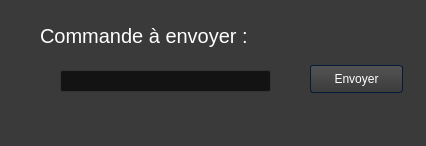
<?xml version="1.0" encoding="UTF-8"?>
<ui version="4.0">
 <class>EnvoiCommande</class>
 <widget class="QMainWindow" name="EnvoiCommande">
  <property name="geometry">
   <rect>
    <x>0</x>
    <y>0</y>
    <width>426</width>
    <height>146</height>
   </rect>
  </property>
  <property name="windowTitle">
   <string>MainWindow</string>
  </property>
  <property name="styleSheet">
   <string notr="true">QWidget
{
	background-color: #3a3a3a;
	color: #fff;
	selection-background-color: #b78620;
	selection-color: #000;

}


/*-----QLabel-----*/
QLabel
{
	background-color: transparent;
	color: #fff;

}


/*-----QMenuBar-----*/
QMenuBar 
{
	background-color: qlineargradient(spread:repeat, x1:1, y1:0, x2:1, y2:1, stop:0 rgba(57, 57, 57, 255),stop:1 rgba(50, 50, 50, 255));
	border: 1px solid #000;
	color: #fff;

}


QMenuBar::item 
{
	background-color: transparent;

}


QMenuBar::item:selected 
{
	background-color: rgba(183, 134, 32, 20%);
	border: 1px solid #b78620;
	color: #fff;

}


QMenuBar::item:pressed 
{
	background-color: rgb(183, 134, 32);
	border: 1px solid #b78620;
	color: #fff;

}


/*-----QMenu-----*/
QMenu
{
    background-color: qlineargradient(spread:repeat, x1:1, y1:0, x2:1, y2:1, stop:0 rgba(57, 57, 57, 255),stop:1 rgba(50, 50, 50, 255));
    border: 1px solid #222;
    padding: 4px;
	color: #fff;

}


QMenu::item
{
    background-color: transparent;
    padding: 2px 20px 2px 20px;

}


QMenu::separator
{
   	background-color: rgb(183, 134, 32);
	height: 1px;

}


QMenu::item:disabled
{
    color: #555;
    background-color: transparent;
    padding: 2px 20px 2px 20px;

}


QMenu::item:selected
{
	background-color: rgba(183, 134, 32, 20%);
	border: 1px solid #b78620;
	color: #fff;

}


/*-----QToolBar-----*/
QToolBar
{
	background-color: qlineargradient(spread:repeat, x1:1, y1:0, x2:1, y2:1, stop:0 rgba(69, 69, 69, 255),stop:1 rgba(58, 58, 58, 255));
	border-top: none;
	border-bottom: 1px solid #4f4f4f;
	border-left: 1px solid #4f4f4f;
	border-right: 1px solid #4f4f4f;

}


QToolBar::separator
{
	background-color: #2e2e2e;
	width: 1px;

}


/*-----QToolButton-----*/
QToolButton 
{
	background-color: transparent;
	color: #fff;
	padding: 5px;
	padding-left: 8px;
	padding-right: 8px;
	margin-left: 1px;
}


QToolButton:hover
{
	background-color: rgba(183, 134, 32, 20%);
	border: 1px solid #b78620;
	color: #fff;
	
}


QToolButton:pressed
{
	background-color: qlineargradient(spread:repeat, x1:1, y1:0, x2:1, y2:1, stop:0 rgba(57, 57, 57, 255),stop:1 rgba(50, 50, 50, 255));
	border: 1px solid #b78620;

}


QToolButton:checked
{
	background-color: qlineargradient(spread:repeat, x1:1, y1:0, x2:1, y2:1, stop:0 rgba(57, 57, 57, 255),stop:1 rgba(50, 50, 50, 255));
	border: 1px solid #222;
}


/*-----QPushButton-----*/
QPushButton
{
	background-color: qlineargradient(spread:repeat, x1:1, y1:0, x2:1, y2:1, stop:0 rgba(84, 84, 84, 255),stop:1 rgba(59, 59, 59, 255));
	color: #ffffff;
	min-width: 80px;
	border-style: solid;
	border-width: 1px;
	border-radius: 3px;
	border-color: #051a39;
	padding: 5px;

}


QPushButton::flat
{
	background-color: transparent;
	border: none;
	color: #fff;

}


QPushButton::disabled
{
	background-color: #404040;
	color: #656565;
	border-color: #051a39;

}


QPushButton::hover
{
	background-color: rgba(183, 134, 32, 20%);
	border: 1px solid #b78620;

}


QPushButton::pressed
{
	background-color: qlineargradient(spread:repeat, x1:1, y1:0, x2:1, y2:1, stop:0 rgba(74, 74, 74, 255),stop:1 rgba(49, 49, 49, 255));
	border: 1px solid #b78620;

}


QPushButton::checked
{
	background-color: qlineargradient(spread:repeat, x1:1, y1:0, x2:1, y2:1, stop:0 rgba(74, 74, 74, 255),stop:1 rgba(49, 49, 49, 255));
	border: 1px solid #222;

}


/*-----QLineEdit-----*/
QLineEdit
{
	background-color: #131313;
	color : #eee;
	border: 1px solid #343434;
	border-radius: 2px;
	padding: 3px;
	padding-left: 5px;

}


/*-----QPlainTExtEdit-----*/
QPlainTextEdit
{
	background-color: #131313;
	color : #eee;
	border: 1px solid #343434;
	border-radius: 2px;
	padding: 3px;
	padding-left: 5px;

}


/*-----QTabBar-----*/
QTabBar::tab
{
	background-color: qlineargradient(spread:repeat, x1:1, y1:0, x2:1, y2:1, stop:0 rgba(84, 84, 84, 255),stop:1 rgba(59, 59, 59, 255));
	color: #ffffff;
	border-style: solid;
	border-width: 1px;
	border-color: #666;
	border-bottom: none;
	padding: 5px;
	padding-left: 15px;
	padding-right: 15px;

}


QTabWidget::pane 
{
	background-color: red;
	border: 1px solid #666;
	top: 1px;

}


QTabBar::tab:last
{
	margin-right: 0; 

}


QTabBar::tab:first:!selected
{
	background-color: #0c0c0d;
	margin-left: 0px;

}


QTabBar::tab:!selected
{
	color: #b1b1b1;
	border-bottom-style: solid;
	background-color: #0c0c0d;

}


QTabBar::tab:selected
{
	margin-bottom: 0px;

}


QTabBar::tab:!selected:hover
{
	border-top-color: #b78620;

}


/*-----QComboBox-----*/
QComboBox
{
    background-color: qlineargradient(spread:repeat, x1:1, y1:0, x2:1, y2:1, stop:0 rgba(84, 84, 84, 255),stop:1 rgba(59, 59, 59, 255));
    border: 1px solid #000;
    padding-left: 6px;
    color: #ffffff;
    height: 20px;

}


QComboBox::disabled
{
	background-color: #404040;
	color: #656565;
	border-color: #051a39;

}


QComboBox:on
{
    background-color: #b78620;
	color: #000;

}


QComboBox QAbstractItemView
{
    background-color: #383838;
    color: #ffffff;
    border: 1px solid black;
    selection-background-color: #b78620;
    outline: 0;

}


QComboBox::drop-down
{
	background-color: qlineargradient(spread:repeat, x1:1, y1:0, x2:1, y2:1, stop:0 rgba(57, 57, 57, 255),stop:1 rgba(50, 50, 50, 255));
    subcontrol-origin: padding;
    subcontrol-position: top right;
    width: 15px;
    border-left-width: 1px;
    border-left-color: black;
    border-left-style: solid; 

}


QComboBox::down-arrow
{
    image: url(://arrow-down.png);
    width: 8px;
    height: 8px;
}


/*-----QSpinBox &amp; QDateTimeEdit-----*/
QSpinBox,
QDateTimeEdit 
{
    background-color: #131313;
	color : #eee;
	border: 1px solid #343434;
	padding: 3px;
	padding-left: 5px;
    border-radius : 2px;

}


QSpinBox::up-button, 
QDateTimeEdit::up-button
{
	border-top-right-radius:2px;
	background-color: #777777;
    width: 16px; 
    border-width: 1px;

}


QSpinBox::up-button:hover, 
QDateTimeEdit::up-button:hover
{
	background-color: #585858;

}


QSpinBox::up-button:pressed, 
QDateTimeEdit::up-button:pressed
{
	background-color: #252525;
    width: 16px; 
    border-width: 1px;

}


QSpinBox::up-arrow,
QDateTimeEdit::up-arrow
{
    image: url(://arrow-up.png);
    width: 7px;
    height: 7px;

}


QSpinBox::down-button, 
QDateTimeEdit::down-button
{
	border-bottom-right-radius:2px;
	background-color: #777777;
    width: 16px; 
    border-width: 1px;

}


QSpinBox::down-button:hover, 
QDateTimeEdit::down-button:hover
{
	background-color: #585858;

}


QSpinBox::down-button:pressed, 
QDateTimeEdit::down-button:pressed
{
	background-color: #252525;
    width: 16px; 
    border-width: 1px;

}


QSpinBox::down-arrow,
QDateTimeEdit::down-arrow
{
    image: url(://arrow-down.png);
    width: 7px;
    height: 7px;

}


/*-----QGroupBox-----*/
QGroupBox 
{
    border: 1px solid;
    border-color: #666666;
	border-radius: 5px;
    margin-top: 20px;

}


QGroupBox::title  
{
    background-color: transparent;
    color: #eee;
    subcontrol-origin: margin;
    padding: 5px;
	border-top-left-radius: 3px;
	border-top-right-radius: 3px;

}


/*-----QHeaderView-----*/
QHeaderView::section
{
    background-color: qlineargradient(spread:repeat, x1:1, y1:0, x2:1, y2:1, stop:0 rgba(60, 60, 60, 255),stop:1 rgba(50, 50, 50, 255));
	border: 1px solid #000;
    color: #fff;
    text-align: left;
	padding: 4px;
	
}


QHeaderView::section:disabled
{
    background-color: #525251;
    color: #656565;

}


QHeaderView::section:checked
{
    background-color: qlineargradient(spread:repeat, x1:1, y1:0, x2:1, y2:1, stop:0 rgba(60, 60, 60, 255),stop:1 rgba(50, 50, 50, 255));
    color: #fff;

}


QHeaderView::section::vertical::first,
QHeaderView::section::vertical::only-one
{
    border-top: 1px solid #353635;

}


QHeaderView::section::vertical
{
    border-top: 1px solid #353635;

}


QHeaderView::section::horizontal::first,
QHeaderView::section::horizontal::only-one
{
    border-left: 1px solid #353635;

}


QHeaderView::section::horizontal
{
    border-left: 1px solid #353635;

}


QTableCornerButton::section
{
    background-color: qlineargradient(spread:repeat, x1:1, y1:0, x2:1, y2:1, stop:0 rgba(60, 60, 60, 255),stop:1 rgba(50, 50, 50, 255));
	border: 1px solid #000;
    color: #fff;

}


/*-----QTreeWidget-----*/
QTreeView
{
	show-decoration-selected: 1;
	alternate-background-color: #3a3a3a;
	selection-color: #fff;
	background-color: #2d2d2d;
	border: 1px solid gray;
	padding-top : 5px;
	color: #fff;
	font: 8pt;

}


QTreeView::item:selected
{
	color:#fff;
	background-color: #b78620;
	border-radius: 0px;

}


QTreeView::item:!selected:hover
{
    background-color: #262626;
    border: none;
    color: white;

}


QTreeView::branch:has-children:!has-siblings:closed,
QTreeView::branch:closed:has-children:has-siblings 
{
	image: url(://tree-closed.png);

}


QTreeView::branch:open:has-children:!has-siblings,
QTreeView::branch:open:has-children:has-siblings  
{
	image: url(://tree-open.png);

}


/*-----QListView-----*/
QListView 
{
	background-color: qlineargradient(spread:repeat, x1:1, y1:0, x2:1, y2:1, stop:0 rgba(83, 83, 83, 255),stop:0.293269 rgba(81, 81, 81, 255),stop:0.634615 rgba(79, 79, 79, 255),stop:1 rgba(83, 83, 83, 255));
    border : none;
    color: white;
    show-decoration-selected: 1; 
    outline: 0;
	border: 1px solid gray;

}


QListView::disabled 
{
	background-color: #656565;
	color: #1b1b1b;
    border: 1px solid #656565;

}


QListView::item 
{
	background-color: #2d2d2d;
    padding: 1px;

}


QListView::item:alternate 
{
    background-color: #3a3a3a;

}


QListView::item:selected 
{
	background-color: #b78620;
	border: 1px solid #b78620;
	color: #fff;

}


QListView::item:selected:!active 
{
	background-color: #b78620;
	border: 1px solid #b78620;
	color: #fff;

}


QListView::item:selected:active 
{
	background-color: #b78620;
	border: 1px solid #b78620;
	color: #fff;

}


QListView::item:hover {
    background-color: #262626;
    border: none;
    color: white;

}


/*-----QCheckBox-----*/
QCheckBox
{
	background-color: transparent;
    color: lightgray;
	border: none;

}


QCheckBox::indicator
{
    background-color: #323232;
    border: 1px solid darkgray;
    width: 12px;
    height: 12px;

}


QCheckBox::indicator:checked
{
    image:url(&quot;./ressources/check.png&quot;);
	background-color: #b78620;
    border: 1px solid #3a546e;

}


QCheckBox::indicator:unchecked:hover
{
	border: 1px solid #b78620; 

}


QCheckBox::disabled
{
	color: #656565;

}


QCheckBox::indicator:disabled
{
	background-color: #656565;
	color: #656565;
    border: 1px solid #656565;

}


/*-----QRadioButton-----*/
QRadioButton 
{
	color: lightgray;
	background-color: transparent;

}


QRadioButton::indicator::unchecked:hover 
{
	background-color: lightgray;
	border: 2px solid #b78620;
	border-radius: 6px;
}


QRadioButton::indicator::checked 
{
	border: 2px solid #b78620;
	border-radius: 6px;
	background-color: rgba(183,134,32,20%);  
	width: 9px; 
	height: 9px; 

}


/*-----QSlider-----*/
QSlider::groove:horizontal 
{
	background-color: transparent;
	height: 3px;

}


QSlider::sub-page:horizontal 
{
	background-color: #b78620;

}


QSlider::add-page:horizontal 
{
	background-color: #131313;

}


QSlider::handle:horizontal 
{
	background-color: #b78620;
	width: 14px;
	margin-top: -6px;
	margin-bottom: -6px;
	border-radius: 6px;

}


QSlider::handle:horizontal:hover 
{
	background-color: #d89e25;
	border-radius: 6px;

}


QSlider::sub-page:horizontal:disabled 
{
	background-color: #bbb;
	border-color: #999;

}


QSlider::add-page:horizontal:disabled 
{
	background-color: #eee;
	border-color: #999;

}


QSlider::handle:horizontal:disabled 
{
	background-color: #eee;
	border: 1px solid #aaa;
	border-radius: 3px;

}


/*-----QScrollBar-----*/
QScrollBar:horizontal
{
    border: 1px solid #222222;
    background-color: #3d3d3d;
    height: 15px;
    margin: 0px 16px 0 16px;

}


QScrollBar::handle:horizontal
{
	background-color: qlineargradient(spread:repeat, x1:1, y1:0, x2:1, y2:1, stop:0 rgba(97, 97, 97, 255),stop:1 rgba(90, 90, 90, 255));
	border: 1px solid #2d2d2d;
    min-height: 20px;

}


QScrollBar::add-line:horizontal
{
	background-color: qlineargradient(spread:repeat, x1:1, y1:0, x2:1, y2:1, stop:0 rgba(97, 97, 97, 255),stop:1 rgba(90, 90, 90, 255));
	border: 1px solid #2d2d2d;
    width: 15px;
    subcontrol-position: right;
    subcontrol-origin: margin;

}


QScrollBar::sub-line:horizontal
{
	background-color: qlineargradient(spread:repeat, x1:1, y1:0, x2:1, y2:1, stop:0 rgba(97, 97, 97, 255),stop:1 rgba(90, 90, 90, 255));
	border: 1px solid #2d2d2d;
    width: 15px;
    subcontrol-position: left;
    subcontrol-origin: margin;

}


QScrollBar::right-arrow:horizontal
{
    image: url(://arrow-right.png);
    width: 6px;
    height: 6px;

}


QScrollBar::left-arrow:horizontal
{
    image: url(://arrow-left.png);
    width: 6px;
    height: 6px;

}


QScrollBar::add-page:horizontal, QScrollBar::sub-page:horizontal
{
    background: none;

}


QScrollBar:vertical
{
    background-color: #3d3d3d;
    width: 16px;
	border: 1px solid #2d2d2d;
    margin: 16px 0px 16px 0px;

}


QScrollBar::handle:vertical
{
    background-color: qlineargradient(spread:repeat, x1:1, y1:0, x2:1, y2:1, stop:0 rgba(97, 97, 97, 255),stop:1 rgba(90, 90, 90, 255));
	border: 1px solid #2d2d2d;
    min-height: 20px;

}


QScrollBar::add-line:vertical
{
	background-color: qlineargradient(spread:repeat, x1:1, y1:0, x2:1, y2:1, stop:0 rgba(97, 97, 97, 255),stop:1 rgba(90, 90, 90, 255));
	border: 1px solid #2d2d2d;
    height: 15px;
    subcontrol-position: bottom;
    subcontrol-origin: margin;

}


QScrollBar::sub-line:vertical
{
	background-color: qlineargradient(spread:repeat, x1:1, y1:0, x2:1, y2:1, stop:0 rgba(97, 97, 97, 255),stop:1 rgba(90, 90, 90, 255));
	border: 1px solid #2d2d2d;
    height: 15px;
    subcontrol-position: top;
    subcontrol-origin: margin;

}


QScrollBar::up-arrow:vertical
{
    image: url(://arrow-up.png);
    width: 6px;
    height: 6px;

}


QScrollBar::down-arrow:vertical
{
    image: url(://arrow-down.png);
    width: 6px;
    height: 6px;

}


QScrollBar::add-page:vertical, QScrollBar::sub-page:vertical
{
    background: none;

}


/*-----QProgressBar-----*/
QProgressBar
{
    border: 1px solid #666666;
    text-align: center;
	color: #000;
	font-weight: bold;

}


QProgressBar::chunk
{
    background-color: #b78620;
    width: 30px;
    margin: 0.5px;

}

</string>
  </property>
  <widget class="QWidget" name="centralwidget">
   <widget class="QLabel" name="label">
    <property name="geometry">
     <rect>
      <x>40</x>
      <y>20</y>
      <width>271</width>
      <height>31</height>
     </rect>
    </property>
    <property name="font">
     <font>
      <pointsize>15</pointsize>
     </font>
    </property>
    <property name="text">
     <string>Commande à envoyer :</string>
    </property>
   </widget>
   <widget class="QLineEdit" name="lineEdit_send_command">
    <property name="geometry">
     <rect>
      <x>60</x>
      <y>70</y>
      <width>211</width>
      <height>22</height>
     </rect>
    </property>
   </widget>
   <widget class="QPushButton" name="pushButton">
    <property name="geometry">
     <rect>
      <x>310</x>
      <y>65</y>
      <width>93</width>
      <height>28</height>
     </rect>
    </property>
    <property name="text">
     <string>Envoyer</string>
    </property>
   </widget>
  </widget>
  <widget class="QStatusBar" name="statusbar"/>
 </widget>
 <resources/>
 <connections/>
</ui>
